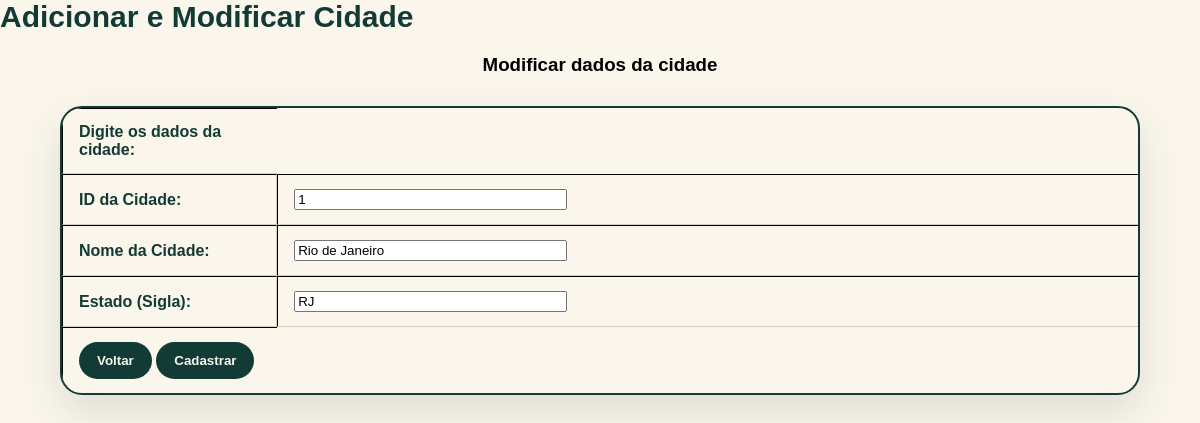
Screenshot of /adicionarCidade.php?codigo=1 with the database file from the repository.
### tables this page shows
CREATE TABLE IF NOT EXISTS Cidade (
    idCidade INT NOT NULL,
    nome VARCHAR(45) UNIQUE NOT NULL,
    estado VARCHAR(2) NOT NULL,
    PRIMARY KEY (idCidade)
);

### adicionarCidade.php (the view, shortened to what this page needs)
<html>
    <head>
    </head>
    <body>
        <h1 id="titulo">Adicionar e Modificar Cidade</h1>
        <form action="addCidade.php" method="POST">
            <?php
                if(isset($_GET["codigo"])){
                    include("./config.php");
                    $con = mysqli_connect($host, $login, $senha, $bd);
            ?>
            <center>
                <h3 id="tituloModificar">Modificar dados da cidade</h3>
            </center>
            <?php
                $sql = "SELECT * FROM cidade WHERE idCidade = ".$_GET["codigo"];
                $result = mysqli_query($con, $sql);
                $vetor = mysqli_fetch_array($result, MYSQLI_ASSOC);
            ?>
            <?php
                }else{
            ?>
            <center>
                <h3 id="tituloAdicionar">Adicionar cidade</h3>
            </center>
            <?php
                }
            ?>
            <table border = "1" cellspacing = "0" class="tabela">
                <tr>
                    <td>
                        <font size = "3"> Digite os dados da cidade: </font>
                    </td>
                </tr>
                <tr>
                    <td width = 20%>
                        <font size = "3"> ID da Cidade: </font>
                    </td>
                    <td colspan="2" width = 80%>
                        <input type = "text" name = "idCidade" value = "<?php echo @$vetor["idCidade"] ?>" maxlength="50" size="31">
                    </td>
                </tr>
                <tr>
                    <td width = 20%>
                        <font size = "3"> Nome da Cidade: </font>
                    </td>
                    <td colspan="2" width = 80%>
                        <input type = "text" name = "nome" value = "<?php echo @$vetor["nome"] ?>" maxlength="45" size="31">
                    </td>
                </tr>
                <tr>
                    <td width = 20%>
                        <font size = "3"> Estado (Sigla): </font>
                    </td>
                    <td colspan="2" width = 80%>
                        <input type = "text" name = "estado" value = "<?php echo @$vetor["estado"] ?>" maxlength="2" size="31">
                    </td>
                </tr>
                <tr>
                    <td>
                        <input type="button" value="Voltar" onclick="location.href='index.php'">
                        <input type="submit" value="Cadastrar">
                    </td>
                </tr>
            </table>
        </form>
    </body>
</html>

### adicionarCidade.php (style rules this page uses)
body { background-color: #FAF6EB; margin: 0; padding: 0; font-family: sans-serif; }
#titulo { color: #123B35; font-size: 30px; }
.tabela { width: 90%; margin: 30px auto; border-collapse: separate; border-spacing: 0; background-color: #FAF6EB; border: 2px solid #123B35; border-radius: 22px; overflow: hidden; box-shadow: 0 18px 40px rgba(18, 59, 53, 0.12); }
.tabela td, .tabela th { padding: 14px 16px; border-bottom: 1px solid #D8CDB8; border-right: 1px solid #D8CDB8; color: #123B35; font-weight: 600; }
.tabela td:last-child, .tabela th:last-child { border-right: none; }
.tabela tr:last-child td { border-bottom: none; }
input[type="button"], input[type="submit"] { background-color: #123B35; color: #FAF6EB; padding: 11px 18px; border: none; border-radius: 999px; cursor: pointer; font-weight: bold; transition: 0.2s; }

### rows the page displays
cidade: idCidade "1", nome "Rio de Janeiro", estado "RJ"
